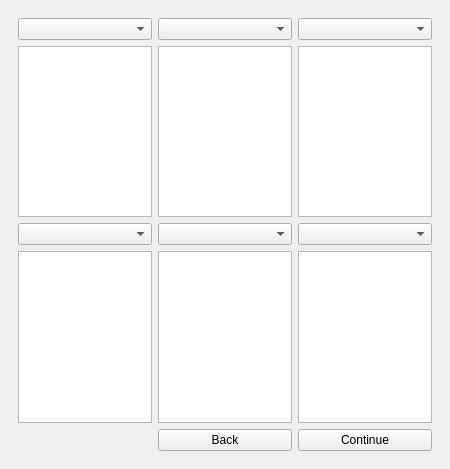
<?xml version="1.0" encoding="UTF-8"?>
<ui version="4.0">
 <class>MainWindow</class>
 <widget class="QMainWindow" name="MainWindow">
  <property name="geometry">
   <rect>
    <x>0</x>
    <y>0</y>
    <width>450</width>
    <height>469</height>
   </rect>
  </property>
  <property name="windowTitle">
   <string>MainWindow</string>
  </property>
  <widget class="QWidget" name="centralwidget">
   <layout class="QGridLayout" name="gridLayout_2">
    <item row="0" column="0">
     <widget class="QStackedWidget" name="gridStackedWidget">
      <property name="currentIndex">
       <number>1</number>
      </property>
      <widget class="QWidget" name="gridStackedWidgetPage1">
       <layout class="QGridLayout" name="gridLayout">
        <item row="3" column="0">
         <spacer name="verticalSpacer">
          <property name="orientation">
           <enum>Qt::Vertical</enum>
          </property>
          <property name="sizeHint" stdset="0">
           <size>
            <width>20</width>
            <height>40</height>
           </size>
          </property>
         </spacer>
        </item>
        <item row="4" column="0" colspan="2">
         <widget class="QPushButton" name="loadPushButton">
          <property name="text">
           <string>Load</string>
          </property>
         </widget>
        </item>
        <item row="1" column="0">
         <widget class="QLineEdit" name="file1LineEdit"/>
        </item>
        <item row="1" column="1">
         <widget class="QPushButton" name="file1PushButton">
          <property name="text">
           <string>Select</string>
          </property>
         </widget>
        </item>
        <item row="2" column="1">
         <widget class="QPushButton" name="file2PushButton">
          <property name="text">
           <string>Select</string>
          </property>
         </widget>
        </item>
        <item row="0" column="0" colspan="2">
         <widget class="QLabel" name="label">
          <property name="text">
           <string>Select two files:</string>
          </property>
         </widget>
        </item>
        <item row="2" column="0">
         <widget class="QLineEdit" name="file2LineEdit"/>
        </item>
       </layout>
      </widget>
      <widget class="QWidget" name="page">
       <layout class="QGridLayout" name="gridLayout_3">
        <item row="3" column="0">
         <widget class="QTableWidget" name="file2DisplayColumn1"/>
        </item>
        <item row="2" column="1">
         <widget class="QComboBox" name="file2SelectColumn2"/>
        </item>
        <item row="3" column="2">
         <widget class="QTableWidget" name="file2DisplayColumn3"/>
        </item>
        <item row="0" column="2">
         <widget class="QComboBox" name="file1SelectColumn3"/>
        </item>
        <item row="0" column="0">
         <widget class="QComboBox" name="file1SelectColumn1"/>
        </item>
        <item row="1" column="2">
         <widget class="QTableWidget" name="file1DisplayColumn3"/>
        </item>
        <item row="0" column="1">
         <widget class="QComboBox" name="file1SelectColumn2"/>
        </item>
        <item row="1" column="0">
         <widget class="QTableWidget" name="file1DisplayColumn1"/>
        </item>
        <item row="1" column="1">
         <widget class="QTableWidget" name="file1DisplayColumn2"/>
        </item>
        <item row="2" column="0">
         <widget class="QComboBox" name="file2SelectColumn1"/>
        </item>
        <item row="2" column="2">
         <widget class="QComboBox" name="file2SelectColumn3"/>
        </item>
        <item row="3" column="1">
         <widget class="QTableWidget" name="file2DisplayColumn2"/>
        </item>
        <item row="4" column="2">
         <widget class="QPushButton" name="continuePushButton">
          <property name="text">
           <string>Continue</string>
          </property>
         </widget>
        </item>
        <item row="4" column="1">
         <widget class="QPushButton" name="backPushButton">
          <property name="text">
           <string>Back</string>
          </property>
         </widget>
        </item>
       </layout>
      </widget>
     </widget>
    </item>
   </layout>
  </widget>
 </widget>
 <resources/>
 <connections/>
</ui>
